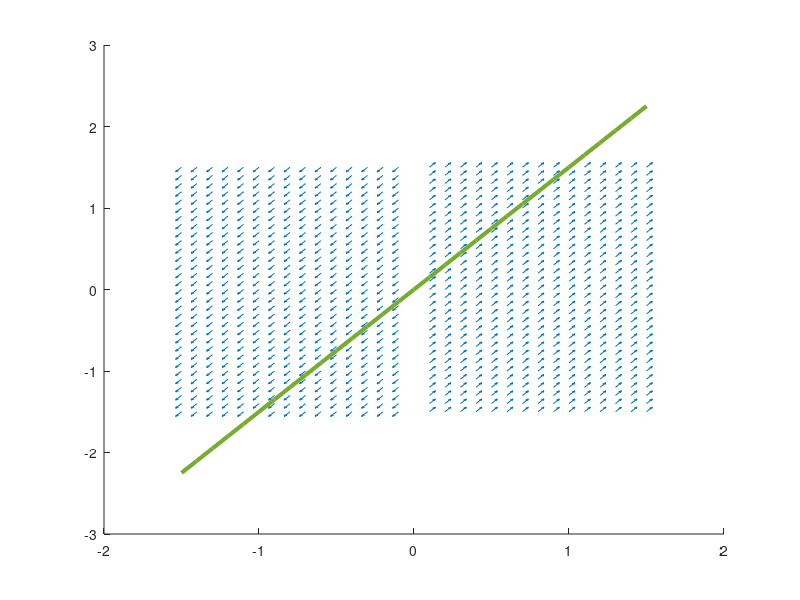

Source code (MATLAB): (Note: this script raises an error after producing the figure.)
A = [2 0;3 0];
[x1,x2] = meshgrid(-1.5:0.1:1.5);

x1_values = A(1,1)*x1+A(1,2)*x2;
x2_values = A(2,1)*x1+A(2,2)*x2;

norms=sqrt(x1_values.^2+x2_values.^2);
x1_normalized = x1_values ./ norms;
x2_normalized = x2_values ./norms;

# Pas d'isoclines, double division par zéro
line_range = -1.5:.1:1.5;

# Droites invariantes (vecteurs propres) 
[V,L] = eig(A);
eigenvector_2 = (V(2,2)/V(1,2)) * line_range;
# Le 2ième vecteur propre lève une erreur (division par zéro)

# Figure 1: portrait de phase, isoclines et vecteurs propres
figure(1);
hold on;
vector_scale = .5;

quiver(x1,x2,x1_normalized,x2_normalized, vector_scale);

plot(line_range,eigenvector_2,"linewidth",3);
#problem de fleche
quiver([0;0],[0;0],V(1,:),V(2,:),"linewidth",3,"color","k");

legend("portrait de phase","v_2","location","south");
hold off;

# Figure 2: trajectoires e(t), w(t) avec 5 conditions initiales
figure(2);
hold on;
x1dot = @(t, x) A(1,1)*x(1)+A(1,2)*x(2);
x2dot = @(t, x) A(2,1)*x(1)+A(2,2)*x(2);
xdot = @(t,x) [x1dot(t, x);x2dot(t, x)];
[t1,x1] = ode23(xdot, [0, 10], [2, 0]);
[t2,x2] = ode23(xdot, [0, 10], [0, 3]);
[t3,x3] = ode23(xdot, [0, 10], [-2, 3]);
[t4,x4] = ode23(xdot, [0, 10], [2, -3]);
[t5,x5] = ode23(xdot, [0, 10], [2, 2]);

plot(t1,x1);
plot(t2,x2);
plot(t3,x3);
plot(t4,x4);
plot(t5,x5);

hold off;
